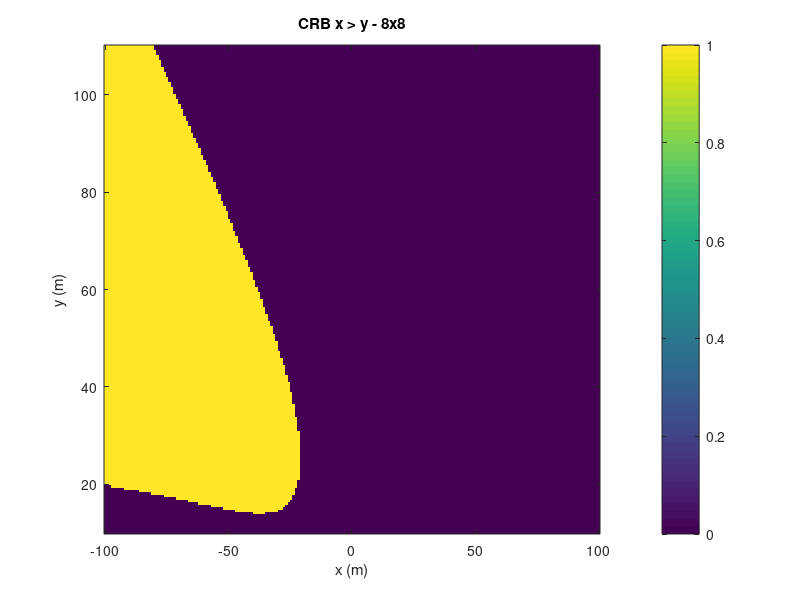
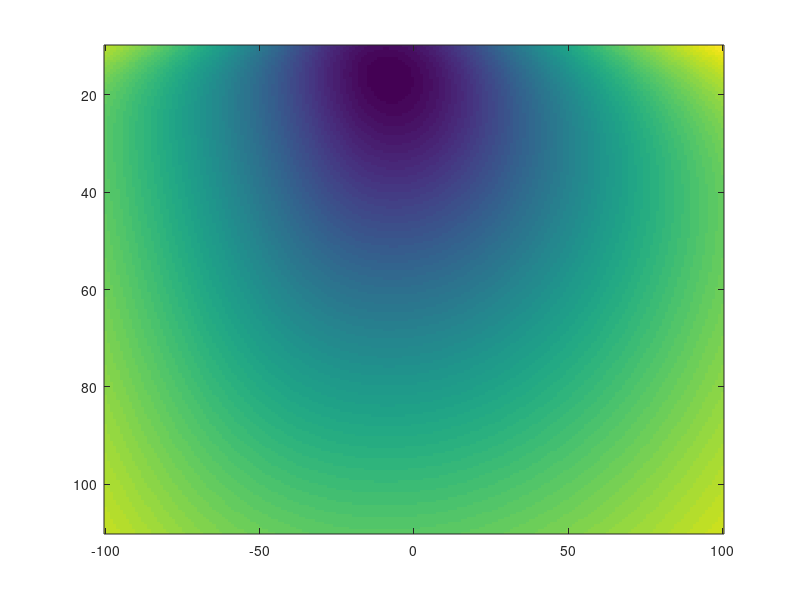

MATLAB code to generate these figures, in order: (Note: this script raises an error after producing the figures.)
clear; close all; clc;

%% Configurações de arranjos desejadas
configs = [ ...
    8 8;
   16 4;
   4 16;
   2 32;
   32 2;
];

%% Região de busca
x_min = -100; x_max = 100;
y_min = 10;  y_max = 110;
x_vec = linspace(x_min, x_max, 200);
y_vec = linspace(y_min, y_max, 200);
[X_grid, Y_grid] = meshgrid(x_vec, y_vec);

%% Parâmetros fixos
f_c = 15e9;
lambda = 3e8 / f_c;
d = 0.5 * lambda;
z_antenna = 30;
P_tx = 1;
SNR_dB = 15;
SNR = 10^(SNR_dB / 10);
L = 10;

%% Loop sobre configurações
for cfg = 1:size(configs,1)
    Nx = configs(cfg,1);
    Ny = configs(cfg,2);
    N = Nx * Ny;
    
    % Posicionamento dos elementos
    elements_x = zeros(N,1);
    elements_z = zeros(N,1);
    x_offset = ((Nx - 1) * d / 2);
    z_offset = ((Ny - 1) * d / 2);
    idx = 1;
    for i = 1:Nx
        for j = 1:Ny
            elements_x(idx) = (i - 1) * d - x_offset;
            elements_z(idx) = (j - 1) * d - z_offset + z_antenna;
            idx = idx + 1;
        end
    end

    % Normalização fixa como no CRB_HEAT
    noise_power = P_tx / SNR;
    Pnorm = L * (lambda / (sqrt(8) * pi * sqrt(noise_power)))^2;

    % Inicializa matrizes de CRB
    CRB_x_map = zeros(size(X_grid));
    CRB_y_map = zeros(size(X_grid));
    CRB_tot = zeros(size(X_grid));

    % Loop sobre a malha (x, y)
    for i = 1:length(y_vec)
        y_ue = y_vec(i);
        for j = 1:length(x_vec)
            x_ue = x_vec(j);

            x_1 = elements_x(1);
            z_1 = elements_z(1);
            r_1 = sqrt((x_ue - x_1)^2 + y_ue^2 + z_1^2);
            delta_1 = (x_ue - x_1);

            delta_n = (x_ue - elements_x);
            r_n = sqrt((x_ue - elements_x).^2 + y_ue^2 + elements_z.^2);

            Term1_Jxx = (delta_n.^2) ./ r_n.^6;
            Term2_Jxx = (2 * pi / lambda)^2 * (delta_n ./ r_n.^2 - delta_1 ./ (r_1 .* r_n)).^2;
            Jxx = sum(Term1_Jxx + Term2_Jxx);

            Term1_Jyy = y_ue^2 ./ r_n.^6;
            Term2_Jyy = (2 * pi / lambda)^2 * (1 ./ r_n.^2 - 1 ./ (r_1 .* r_n)).^2;
            Jyy = sum(Term1_Jyy + y_ue^2 * Term2_Jyy);

            Term1_Jxy = delta_n ./ r_n.^6;
            Term2_Jxy = (2 * pi / lambda)^2 * ...
                (delta_n ./ r_n.^2 - delta_1 ./ (r_1 .* r_n)) .* ...
                (1 ./ r_n.^2 - 1 ./ (r_1 .* r_n));
            Jxy = sum(y_ue * (Term1_Jxy + Term2_Jxy));

            Jxx_scaled = Pnorm * Jxx;
            Jyy_scaled = Pnorm * Jyy;
            Jxy_scaled = Pnorm * Jxy;

            CRB_den_x = Jxx_scaled - (Jxy_scaled^2 / Jyy_scaled);
            CRB_den_y = Jyy_scaled - (Jxy_scaled^2 / Jxx_scaled);

            if CRB_den_x > 0
                CRB_x_map(i,j) = 1 / CRB_den_x;
            else
                CRB_x_map(i,j) = NaN;
            end

            if CRB_den_y > 0
                CRB_y_map(i,j) = 1 / CRB_den_y;
            else
                CRB_y_map(i,j) = NaN;
            end

            if CRB_den_x > 0 && CRB_den_y > 0
                CRB_tot(i,j) = sqrt(CRB_x_map(i,j)^2 + CRB_y_map(i,j)^2);
            else
                CRB_tot(i,j) = NaN;
            end
        end
    end

    %% Plots
    % Mapa binário CRB_x > CRB_y
    CRB_diff = CRB_x_map - CRB_y_map;
    bin_map = zeros(size(CRB_diff));
    bin_map(CRB_diff > 0) = 1;

    figure;
    imagesc(x_vec, y_vec, bin_map);
    set(gca,'YDir','normal');
    xlabel('x (m)'); ylabel('y (m)');
    title(sprintf('CRB x > y - %dx%d', Nx, Ny));
    colorbar;

    % CRB total
    figure;
    imagesc(x_vec, y_vec, log10(CRB_tot));
    clim([3 10]); %Evita interpretações enganosas (“parece melhor, mas só mudou a escala”).
    set(gca,'YDir','normal');
    xlabel('x (m)'); ylabel('y (m)');
    title(sprintf('CRB total - %dx%d', Nx, Ny));
    colorbar;

    % CRB y
    figure;
    imagesc(x_vec, y_vec, log10(CRB_y_map));
    clim([3 10]);  %cor azul é sempre log10(CRB) ≈ 3 e amarela é sempre ≈ 10
    set(gca,'YDir','normal');
    xlabel('x (m)'); ylabel('y (m)');
    title(sprintf('CRB y - %dx%d', Nx, Ny));
    colorbar;

    % CRB x
    figure;
    imagesc(x_vec, y_vec, log10(CRB_x_map));
    clim([3 10]);  % igual ao CRB_HEAT.m
    set(gca,'YDir','normal');
    xlabel('x (m)'); ylabel('y (m)');
    title(sprintf('CRB x - %dx%d', Nx, Ny));
    colorbar;
end
